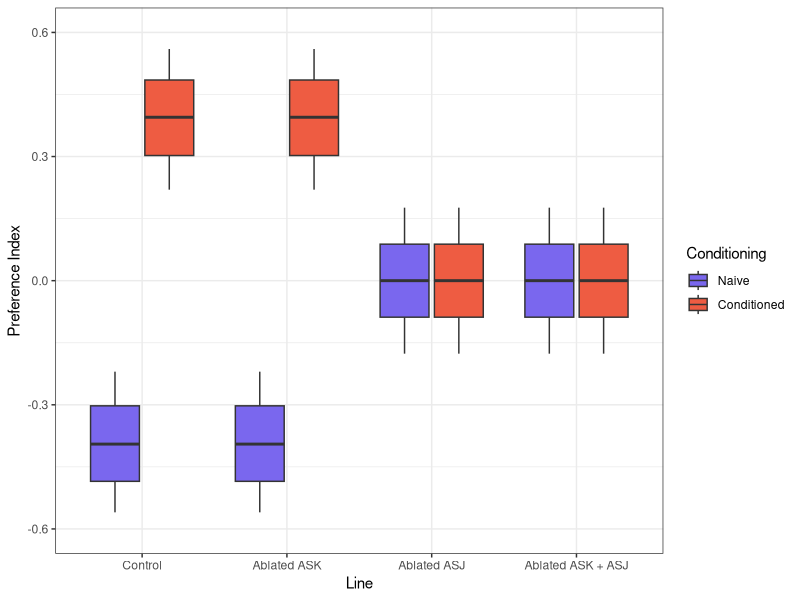

Source code (R):
library(tidyverse)
# library(readr)
# class_data <- read_csv("class_data.csv")

a <- 66.5
b <- 33.5
c <- 73
d <- 27
e <- 78
f <- 22
g <- 61
h <- 39

controlnaive <- data.frame(greenLight = c(b, d, f, h), dark = c(a,c, e, g), line = c("Control", "Control", "Control", "Control"),Conditioning =c("Naive", "Naive", "Naive", "Naive"))

controlcond <- data.frame(greenLight = c(a, c, e, g), dark = c(b, d, f, h), line = c("Control", "Control", "Control", "Control"),Conditioning = c("Conditioned","Conditioned", "Conditioned", "Conditioned"))

ASKnaive <- data.frame(greenLight = c(b, d, f, h), dark = c(a,c, e, g),line = c("ASK", "ASK", "ASK", "ASK"), Conditioning =c("Naive", "Naive", "Naive", "Naive"))

ASKcond <- data.frame(greenLight = c(a, c, e, g), dark = c(b,d,f, h), line = c("ASK", "ASK", "ASK", "ASK"), Conditioning = c("Conditioned","Conditioned", "Conditioned", "Conditioned"))

ASJnaive <- data.frame(greenLight = c(90, 80, 100, 70), dark = c(80, 90, 70, 100), line = c("ASJ", "ASJ", "ASJ", "ASJ"), Conditioning =c("Naive", "Naive", "Naive", "Naive"))

ASJcond <- data.frame(greenLight = c(90, 80, 100, 70), dark = c(80, 90, 70, 100), line = c("ASJ", "ASJ", "ASJ", "ASJ"), Conditioning = c("Conditioned","Conditioned", "Conditioned", "Conditioned"))

ASJASKnaive <- data.frame(greenLight = c(90, 80, 100, 70), dark = c(80, 90, 70, 100),line = c("ASJASK", "ASJASK", "ASJASK", "ASJASK"), Conditioning =c("Naive", "Naive", "Naive", "Naive"))

ASJASKcond <- data.frame(greenLight = c(90, 80, 100, 70), dark = c(80, 90, 70, 100),line = c("ASJASK", "ASJASK", "ASJASK", "ASJASK"),Conditioning = c("Conditioned","Conditioned", "Conditioned","Conditioned"))





x <- rbind(controlnaive,controlcond,ASKnaive,ASKcond, ASJnaive, ASJcond, ASJASKnaive,ASJASKcond)

#x <- class_data

x$light_dark <- x$greenLight - x$dark

x$total_count <- x$greenLight + x$dark

x$pref_index <- x$light_dark/x$total_count
# 
# x$highNa_prop <- x$highNa/x$total_count
# 
# x$lowNa_prop <- x$lowNa/x$total_count

# x$line <- c("UVM 7","UVM 7","UVM 7","UVM 7","UVM 7","UVM 7", "Control","Control","Control","Control","Control","Control")
# 
# x$treatment <- c("Conditioned","Conditioned","Conditioned","Naive","Naive","Naive","Conditioned","Conditioned","Conditioned","Naive","Naive","Naive")

x$type <- paste(x$line, x$Conditioning)

x$type <- factor(x$type, levels = c("Control Naive", "Control Conditioned", "ASK Naive", "ASK Conditioned", "ASJ Naive", "ASJ Conditioned", "ASJASK Naive", "ASJASK Conditioned"))

x$line <- factor(x$line, levels = c("Control", "ASK", "ASJ", "ASJASK"))

x$Conditioning <-  factor(x$Conditioning, levels = c("Naive", "Conditioned"))

colors <- c("Conditioned" = "tomato2",
            "Naive" = "slateblue2")

ggplot(x, aes(x = factor(line), y = pref_index, fill = Conditioning))+
  geom_boxplot() +
  scale_fill_manual(values = colors) +
  labs(x = "Line", y = "Preference Index")  +
  ylim(c(-0.6,0.6))+
  scale_x_discrete(labels = c("Control", "Ablated ASK", "Ablated ASJ", "Ablated ASK + ASJ"))+
  theme_bw()
  

  # geom_dotplot(binaxis='y', stackdir='center', dotsize=.75)
# ggplot(x, aes(x = type, y = lowNa_prop, fill = treatment))+
#   geom_boxplot() +
#   scale_fill_manual(values = colors)
